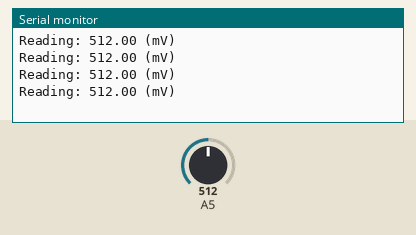
This sketch was run on a simulated Arduino Uno, built with avr-gcc and run on an emulated ATmega328P. Parts: the last lines printed to the serial monitor. The inputs (shaded band) are chosen by the test bench; at power-on: A5 = 512.

Above: at 1.2 s.
1.3 s: A5 set to 616
At 1.71 s:
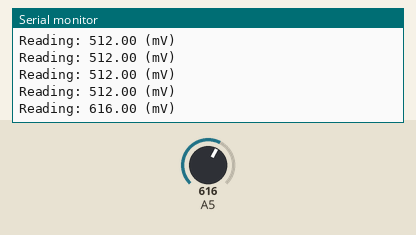
2.8 s: A5 set to 596
At 2.91 s:
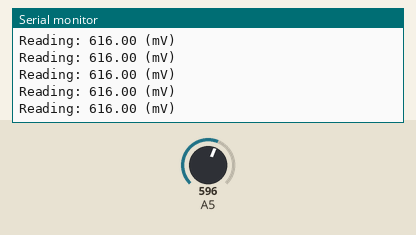
Timing chart, 0 to 5.8 s (numbered marks = the images above; inputs shaded):
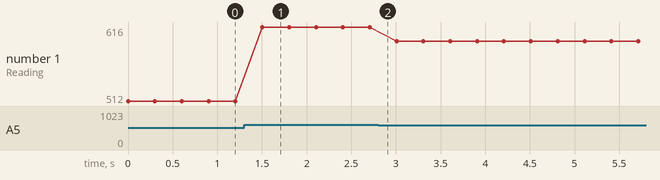

The sketch:

UV_Lincoln.ino
```cpp
void setup() {
  // setting baudrate -- best not to change
   Serial.begin(9600);


}

void loop() {
  //initializing variables
  float reading;
  float sensor_voltage;
  int uv_index;

  reading = analogRead(A5); //reading analog values from pin *A5*


  Serial.print("Reading: ");
  Serial.print(reading);
  Serial.print(" (mV) \n");
  //the code block above is just used to display the analog input values

//  sensor_voltage = reading/4095*5000;
//  uv_index = calc_index(sensor_voltage);
//  Serial.print("UV Index: ");
//  Serial.print(uv_index);

/*The commented code block above is used to calculate and output the UV Index. May need to be better calibrated to your specific device */


  delay(300); //delaying the output by 300 ms. You can change this number if you like


}

//function below is just designed to calculate the UV Index

int calc_index(int input){

  if(input < 10){
    return 0;
    }
  else if (input < 50){
    return 1;
    }
  else if (input < 227){
    return 2;
    }
  else if (input < 408){
    return 3;
    }
  else if (input < 503){
    return 4;
    }

  else if (input < 606){
    return 5;
    }

  else if (input < 696){
    return 6;
    }
  else if (input < 795){
    return 7;
    }

  else if (input < 881){
    return 8;
    }

  else if (input < 976){
    return 9;
    }

  else if (input < 1079){
    return 10;
    }

  else if (input > 1170){
    return 11;
    }

  else {
    Serial.print("ERROR");

    }
}
```

Measured:
- after the input at 1.3 s, the serial monitor: prints a new line after 0.20 s (image 1)
- plotted number 1: 512 → 616 after the input at 1.3 s, 616 → 596 after the input at 2.8 s
